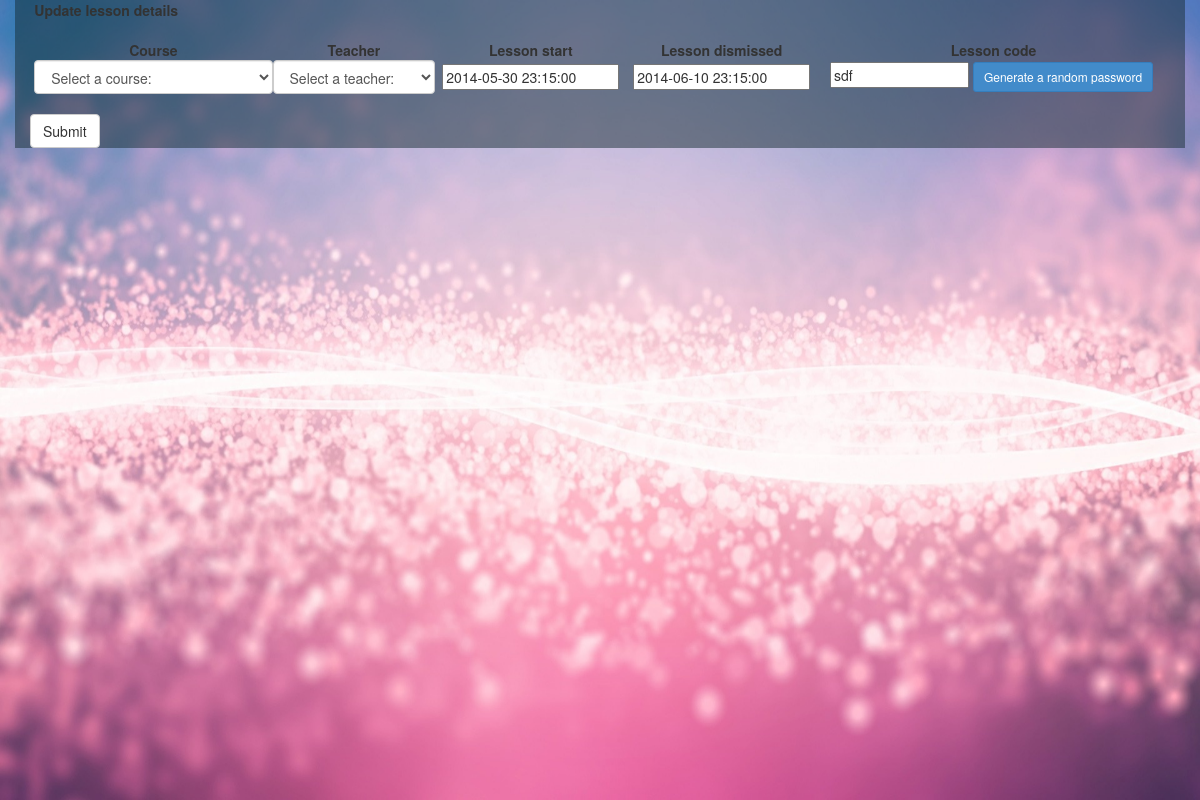
The app's page /updateLesson.php?id=48 with its own data.
### tables this page shows
CREATE TABLE IF NOT EXISTS `lessons` (
  `lessonId` int(10) NOT NULL AUTO_INCREMENT,
  `user_id` int(10) NOT NULL,
  `course_id` int(10) DEFAULT NULL,
  `startTime` datetime DEFAULT NULL,
  `endTime` datetime DEFAULT NULL,
  `lescode` varchar(50) NOT NULL,
  PRIMARY KEY (`lessonId`),
  KEY `user_id` (`user_id`),
  KEY `course_id` (`course_id`)
);

### core/functions/lessonFunctions.php (called while the page is built, shortened)
<?php
class lessonFunctions {
    function getLessonById($q) {
        $mysqli = Database::getDatabaseConnection();
        $query = "SELECT  startTime, endTime, lescode FROM lessons "
                . " WHERE lessonId = '" . $q . "'";
        $result = $mysqli->query($query);
        $row = $result->fetch_assoc();
        return $row;
    }
}
?>

### updateLesson.php (the view, shortened to what this page needs)
<?php
require ('includes/header.php');
require ('core/functions/lessonFunctions.php');
?>
<form name="form1" method="post" action="updateLesson.php">
    <td>
        <table width="100%" border="0" cellspacing="1" cellpadding="0">
            <tr>
                <td>&nbsp;</td>
                <td colspan="6"><strong>Update lesson details</strong> </td>
            </tr>
            <tr>
                <td align="center">&nbsp;</td>
                <td align="center">&nbsp;</td>
                <td align="center">&nbsp;</td>
                <td align="center">&nbsp;</td>
            </tr>
            <tr>
                <td align="center">&nbsp;</td>
                <td align="center"><strong>Course</strong></td>
                <td align="center"><strong>Teacher</strong></td>
                <td align="center"><strong>Lesson start</strong></td>
                <td align="center"><strong>Lesson dismissed</strong></td>
                <td align="center"><strong>Lesson code</strong></td>
            </tr>
            <tr>
                <td>&nbsp;</td>
                <td align="center">
                    <select class="form-control" name="courses" >
                        <option value="">Select a course:</option>
                    </select>
                </td>
                <td align="center">
                    <select class="form-control" name="teachers" >
                        <option value="">Select a teacher:</option>
                    </select>
                </td>
                <?php
                if ($_SERVER['REQUEST_METHOD'] === 'POST') {
                    $lessonId = $_POST["lessonId"];
                } else {
                    $lessonId = $_GET['id'];
                }
                $lessons = new lessonFunctions();
                $result = $lessons->getLessonById($lessonId);
                $row = $result;
                ?>
                <td align="center">
                    <input name="startTime" type="text" id="startTime" value="<?php echo $row['startTime']; ?>" size="20"/>
                </td>
                <td align="center">
                    <input name="endTime" type="text" id="endTime" value="<?php echo $row['endTime']; ?>" size="20"/>
                </td>
                <td align="center">
                    <input name="randomfield" type="text" id="lescode" value="<?php echo $row['lescode']; ?>" size="15"/>
                    <input type="button" class="btn btn-primary btn-sm" value="Generate a random password" onClick="randomString();">&nbsp;
                </td>
            </tr>
        </table>
        <br>
        <button type="submit" class="btn btn-default">Submit</button></td>
</form>

### records on screen
lessons: startTime "2014-05-30 23:15:00", endTime "2014-06-10 23:15:00", randomfield "sdf"
